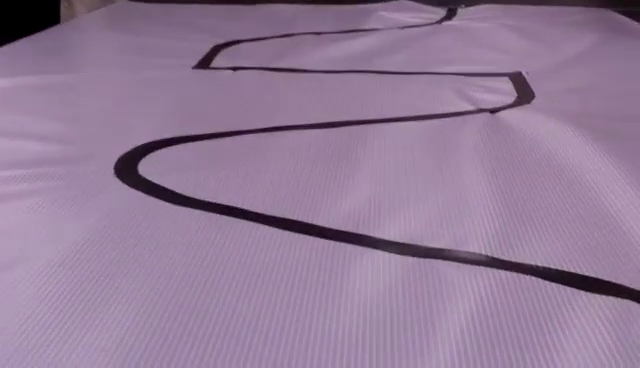
//> input picture frame 35 of Resources/CWvideo.mp4, 640 x 368 px
$ ./CW   (built with g++ and OpenCV 4)
//> lines starting //> are read from the running program, lines starting //| are printed output that depends on the picture; after the words box and inside, x2 and y2 are one past the last pixel; in counts of white or black regions, pixels touching at a corner belong together
#include <iostream>
#include<opencv2/opencv.hpp>
#include<opencv2/highgui.hpp>
#include<opencv2/imgproc.hpp>

using namespace cv;
using namespace std;

//function prototypes
void findcolour(Mat imggray);
void getContours(Mat Mask);
void draw_centerPoints(Mat hsv, Mat img);

int hmin = 0, smin = 0, vmin = 102;
int hmax = 179, smax = 255, vma = 255;
Mat img, imgHSV, imgGRAY, mask;


int main()
{
    string path = "D:/Vscode_OpenCV/Resources/CWvideo.mp4";
    VideoCapture cap(path);

    namedWindow("Trackbars", (600, 200));
    createTrackbar("Hue min", "Trackbars", &hmin, 179);
    createTrackbar("Hue max", "Trackbars", &hmax, 179);
    createTrackbar("Sat max", "Trackbars", &smin, 255);
    createTrackbar("Sat max", "Trackbars", &smax, 255);
    createTrackbar("Val min", "Trackbars", &vmin, 255);
    createTrackbar("Val ma", "Trackbars", &vma, 255);

    while(true){
        cap.read(img);
//> img is the input picture: 368 rows x 640 cols, CV_8UC3; mean B, G, R 151.2, 123.4, 146.8
        cvtColor(img, imgGRAY, COLOR_BGR2GRAY);
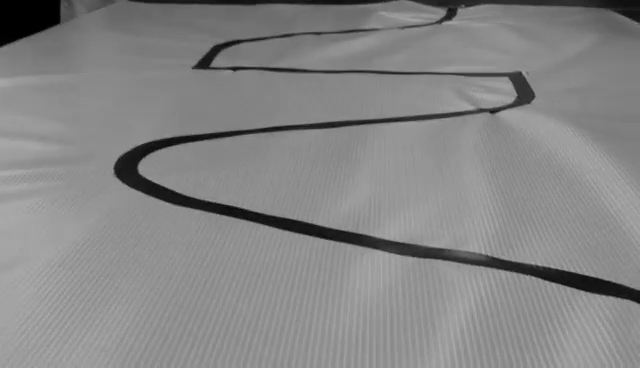
//> imgGRAY: 368 rows x 640 cols, CV_8UC1; min 0, max 175, mean 133.4
        cvtColor(img, imgHSV, COLOR_BGR2HSV);
//> imgHSV: 368 rows x 640 cols, CV_8UC3; mean H, S, V 144.6, 50, 151.3

        findcolour(imgHSV);

     // [6 lines of commented-out code are left out]
        imshow("IMG HSV", imgHSV);
        imshow("IMG mask", mask);
        imshow("Image", img);
        waitKey(80);
    }
    return 0;
}

void findcolour(Mat imgHSV){
        Scalar lower(hmin, smin, vmin);
        Scalar upper(hmax, smax, vma);
        inRange(imgHSV, lower, upper, mask);
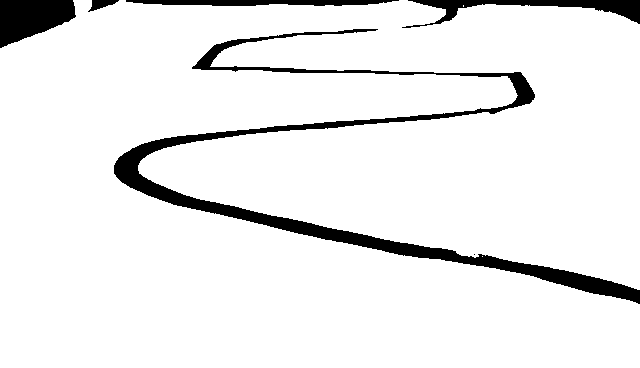
//> mask: 368 rows x 640 cols, CV_8UC1; 92.6% white; 6 black regions (1 under 20 px)
        getContours(mask);
}

void getContours(Mat Mask){
    vector<vector<Point>> contours;
    vector<Vec4i> hierarchy;

    findContours(Mask, contours, hierarchy, RETR_EXTERNAL, CHAIN_APPROX_SIMPLE);
//> contours = 3 contours, 2 with area under 20; largest, box (x1, y1, x2, y2) and area: (0, 0, 640, 368) 215574
    //cout << contours.size() << endl;
    for (int i = 0; i < contours.size(); i++){
        int area = contourArea(contours[i]);
        //cout << area << endl;
        if(area > 2000){
            drawContours(img, contours, i, Scalar(255, 0, 255), 2);
        }
    }
//> this loop made 3 passes
//> area on pass 3: 215573
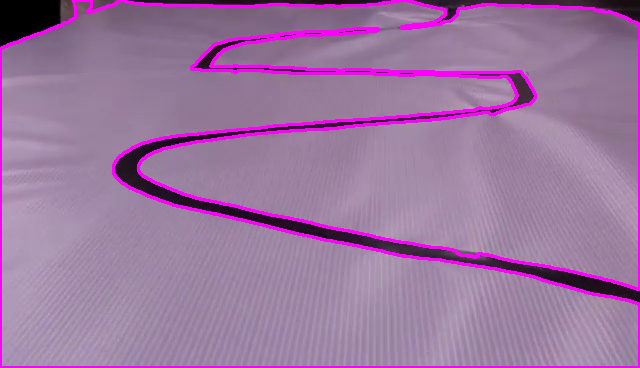
//> img: 368 rows x 640 cols, CV_8UC3; 6.28% of pixels changed, all inside (x1, y1, x2, y2) = (0, 0, 640, 368)
//> in main, `imshow("IMG HSV", imgHSV);`:
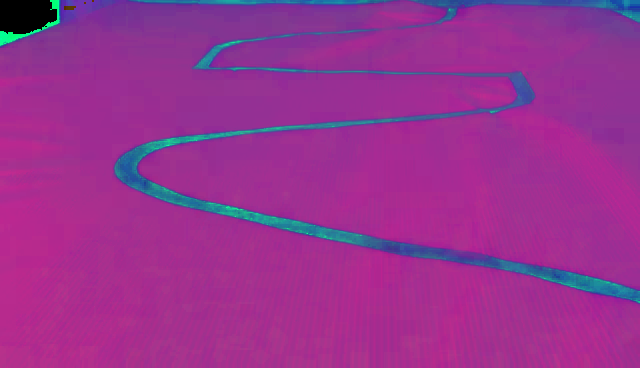
//> window 'IMG HSV': 368 rows x 640 cols, CV_8UC3; mean B, G, R 144.6, 50, 151.3
    //drawContours(img, contours, -1, Scalar(255, 0, 255), 2);
}

void draw_centerPoints(Mat HSV, Mat IMG){
    int column = HSV.cols;
    int row = 400;
    double H = 0.0, S = 0.0, V = 0.0;
    int cnt = 0;
    int start_flag = 0;
    int start_point = 0;

    for(int i = 0; i < column; i++){
        V = HSV.at<Vec3b>(300, i)[1];
        cout << V << endl;
        if(102 < V < 255 && start_flag == 0){
            start_point = i;
            start_flag = 1;
        }
        if(102 < V < 255 && start_flag == 1){
            cnt++;
        }
        waitKey(1);
    }

    putText(IMG, "For the greater good", Point(column, start_point + cnt/2), FONT_HERSHEY_PLAIN, 2, Scalar(0, 69, 255), 1);
}

$ run again, starting later in the video
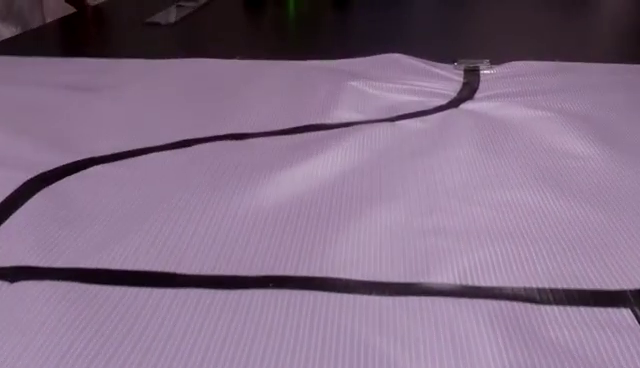
//> input picture frame 159 of Resources/CWvideo.mp4, 640 x 368 px
//> img is the input picture: 368 rows x 640 cols, CV_8UC3; mean B, G, R 132.6, 108.4, 129.9
//> imgHSV: 368 rows x 640 cols, CV_8UC3; mean H, S, V 145.6, 60, 133.7
//> in findcolour, `inRange(imgHSV, lower, upper, mask);`:
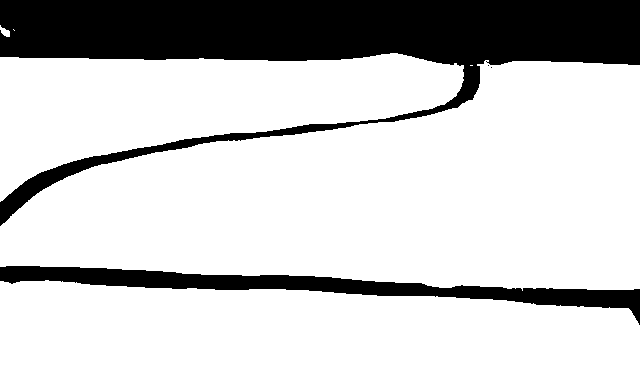
//> mask: 368 rows x 640 cols, CV_8UC1; 77.7% white; 4 black regions (2 under 20 px)
//> contours = 6 contours, 2 with area under 20; largest, box (x1, y1, x2, y2) and area: (0, 60, 640, 291) 97738, (0, 280, 640, 368) 46960, (0, 53, 464, 202) 36118, (0, 25, 10, 37) 50
//> the loop in getContours, `for (int i = 0; i < contours.size(); i++)` made 6 passes
//> area on passes 1, 3, 4, 6: 46960, 97738, 36118, 50
//> `imshow("IMG HSV", imgHSV);`:
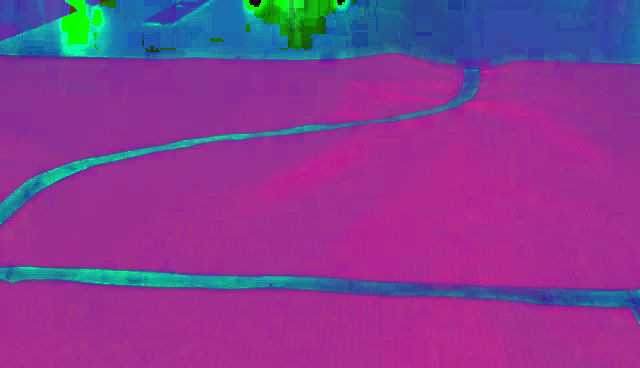
//> window 'IMG HSV': 368 rows x 640 cols, CV_8UC3; mean B, G, R 145.6, 60, 133.7
